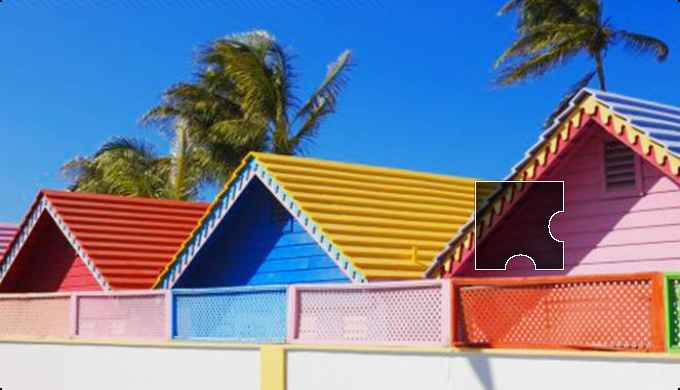
#> input picture OpenCV/slideValidation/resources/s1/bg.png, 680 x 390 px, given in place of the camera
$ python movement.py   (older library calls are emulated)
#> lines starting #> are read from the running program, lines starting #| are printed output that depends on the picture; after the words box and inside, x2 and y2 are one past the last pixel; in counts of white or black regions, pixels touching at a corner belong together
#!/usr/bin/env python

'''
SYNOPSIS

    movement.py [-h,--help] [-v,--verbose] [--version]

DESCRIPTION

    This is a tool that will watch the output of a video camera. It will
    highlight any movement that it sees. It also detects the relative amount of
    motion and stillnes and indicates significant changes on stdout.
    During period of movement the individual camera frames will be saved.

    THIS IS A ROUGH DRAFT, BUT EVERYTHING WORKS.

    On OS X:
        brew tap homebrew/science
        brew install opencv  # or, "brew install opencv --env=std"
        export PYTHONPATH=/usr/local/lib/python2.7/site-packages:${PYTHONPATH}

    Video playback on OS X:
        brew install mplayer  # takes a long time (~ 5 minutes)
        brew install mencoder
        mplayer -vo corevideo "mf://movement*.png" -mf type=png:fps=30 -loop 0

    Video encoding on OS X:
        mencoder "mf://*.png" -mf type=png:fps=25 -ovc lavc -lavcopts vcodec=mpeg4 -o output.mov

    This docstring will be printed by the script if there is an error or
    if the user requests help (-h or --help).

EXAMPLES

    The following are some examples of how to use this script.
    $ movement.py --version
    1

EXIT STATUS

    This exits with status 0 on success and 1 otherwise.
    This exits with a status greater than 1 if there was an
    unexpected run-time error.

AUTHOR

    Noah Spurrier <noah@noah.org>

LICENSE

    This license is approved by the OSI and FSF as GPL-compatible.
        http://opensource.org/licenses/isc-license.txt

    Copyright (c) 2015, Noah Spurrier
    PERMISSION TO USE, COPY, MODIFY, AND/OR DISTRIBUTE THIS SOFTWARE FOR ANY
    PURPOSE WITH OR WITHOUT FEE IS HEREBY GRANTED, PROVIDED THAT THE ABOVE
    COPYRIGHT NOTICE AND THIS PERMISSION NOTICE APPEAR IN ALL COPIES.
    THE SOFTWARE IS PROVIDED "AS IS" AND THE AUTHOR DISCLAIMS ALL WARRANTIES
    WITH REGARD TO THIS SOFTWARE INCLUDING ALL IMPLIED WARRANTIES OF
    MERCHANTABILITY AND FITNESS. IN NO EVENT SHALL THE AUTHOR BE LIABLE FOR
    ANY SPECIAL, DIRECT, INDIRECT, OR CONSEQUENTIAL DAMAGES OR ANY DAMAGES
    WHATSOEVER RESULTING FROM LOSS OF USE, DATA OR PROFITS, WHETHER IN AN
    ACTION OF CONTRACT, NEGLIGENCE OR OTHER TORTIOUS ACTION, ARISING OUT OF
    OR IN CONNECTION WITH THE USE OR PERFORMANCE OF THIS SOFTWARE.

VERSION

    Version 3
'''

__version__ = 'Version 3'
__date__ = '2015-05-01 15:46:55:z'
__author__ = 'Noah Spurrier <noah@noah.org>'

import sys
import os
import traceback
import optparse
import time
import logging
import cv2
import numpy
import sys
import time
#from pexpect import run, spawn

DELTA_COUNT_THRESHOLD = 1000

def delta_images(t0, t1, t2):
    d1 = cv2.absdiff(t2, t0)
    return d1
# [6 lines of commented-out code are left out]
for cn in range(0,3):
    cam = cv2.VideoCapture(cn)
    if cam.isOpened():
        break
if not cam.isOpened():
    sys.stderr.write('ERROR: Did not open a camera.\n')
    sys.exit(1)
print("Running with camera number %d." % cn)
print(type(cam))
print(str(cam))
#time.sleep(20)
# 76800 pixels
#cam.set(3,640)
#cam.set(4,480)
# 307200 pixels
cam.set(3,640)
cam.set(4,480)
#cam.set(3,1024)
#cam.set(4,768)

winName = "image diff"
cv2.namedWindow(winName, cv2.CV_WINDOW_AUTOSIZE)

# [7 lines of commented-out code are left out]
t_minus = cam.read()[1]
#> t_minus is the input picture: shape (390, 680, 3); mean B, G, R 151.8, 128.4, 120
t_now = cam.read()[1]
t_plus = cam.read()[1]
t_now = cv2.resize(t_now, (640, 480))
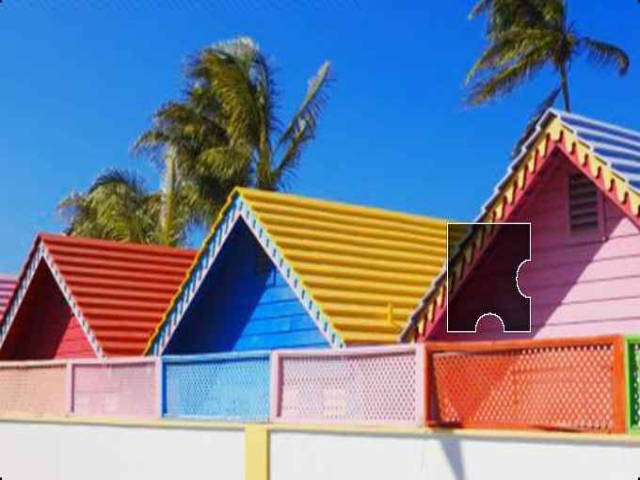
#> t_now: shape (480, 640, 3); mean B, G, R 151.7, 128.3, 119.9
t_minus = cv2.resize(t_minus, (640, 480))
t_plus = cv2.resize(t_plus, (640, 480))
#kernel = numpy.ones((5,5), numpy.uint8)
delta_count_last = 1
#HYSTERESIS =

try:
    os.mkdir("MOVEMENT_FRAMES")
except:
    pass

start_time = time.time()
record_video_state = False
while True:
    delta_view = delta_images(t_minus, t_now, t_plus)
#> in delta_images, `d1 = cv2.absdiff(t2, t0)`: d1: shape (480, 640, 3); every value is 0
#    cv2.morphologyEx(delta_view, cv2.MORPH_OPEN, kernel)
#    cv2.morphologyEx(delta_view, cv2.MORPH_CLOSE, kernel)
    retval, delta_view = cv2.threshold(delta_view, 16, 255, 3)
    cv2.normalize(delta_view, delta_view, 0, 255, cv2.NORM_MINMAX)
    img_count_view = cv2.cvtColor(delta_view, cv2.COLOR_RGB2GRAY)
#> img_count_view: shape (480, 640); every value is 0
    delta_count = cv2.countNonZero(img_count_view)
#> delta_count = 0
    delta_view = cv2.flip(delta_view, 1)
    cv2.putText(delta_view, "DELTA: %d"%(delta_count), (5, 15), cv2.FONT_HERSHEY_PLAIN, 0.8, (255,255,255))
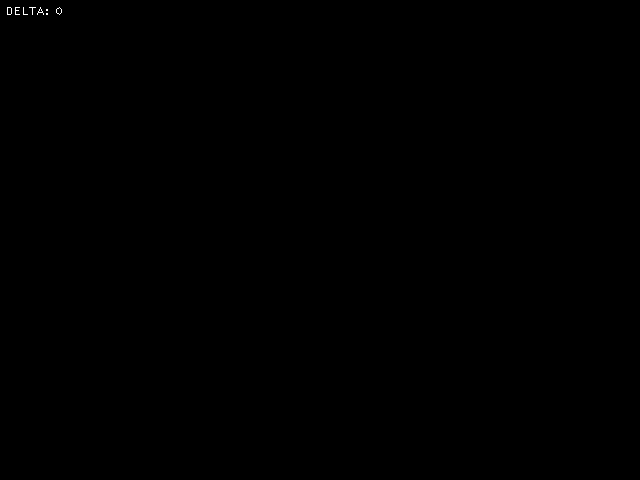
#> delta_view: shape (480, 640, 3); 0.03% white in thin lines or dots, all inside (x1, y1, x2, y2) = (7, 7, 62, 15)
    cv2.imshow(winName, delta_view)
#    if delta_count_last != 0 or delta_count != 0:
#        sys.stdout.write("%d\n"%(delta_count))
    if (delta_count_last < DELTA_COUNT_THRESHOLD and delta_count >= DELTA_COUNT_THRESHOLD):
        record_video_state = True
        sys.stdout.write("MOVEMENT %f\n" % time.time())
        sys.stdout.flush()
    elif delta_count_last >= DELTA_COUNT_THRESHOLD and delta_count < DELTA_COUNT_THRESHOLD:
        record_video_state = False
        sys.stdout.write("STILL    %f\n" % time.time())
        sys.stdout.flush()
    now=time.time()
    if record_video_state == True:
        cv2.imwrite('MOVEMENT_FRAMES/movement-pong-%f.png' % (now-start_time),delta_view)
    delta_count_last = delta_count
#> delta_count_last = 0
    # move images through the queue.
    t_minus = t_now
    t_now = t_plus
    t_plus = cam.read()[1]
    t_plus = cv2.blur(t_plus,(8,8))
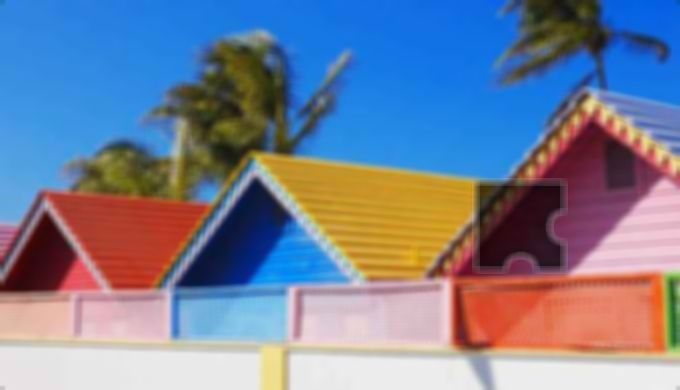
#> t_plus: shape (390, 680, 3); mean B, G, R 151.8, 128.3, 119.8
    t_plus = cv2.resize(t_plus, (640, 480))
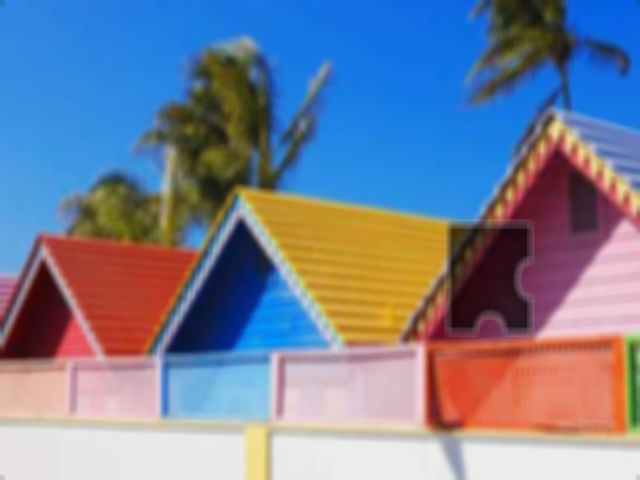
#> t_plus: shape (480, 640, 3); mean B, G, R 151.7, 128.2, 119.7
    #t_plus = cv2.cvtColor(cam.read()[1], cv2.COLOR_RGB2BGR)
    #t_plus = cv2.cvtColor(cam.read()[1], cv2.COLOR_RGB2GRAY)
    #t_plus = cv2.bilateralFilter(t_plus,9,75,75)

    # Wait up to 10ms for a key press.
    # If the key is the ESC or 'q' then quit.
    key = cv2.waitKey(10)
#> (key q is pressed here)
    if key == 0x1b or key == ord('q'):
        cv2.destroyWindow(winName)
        break
